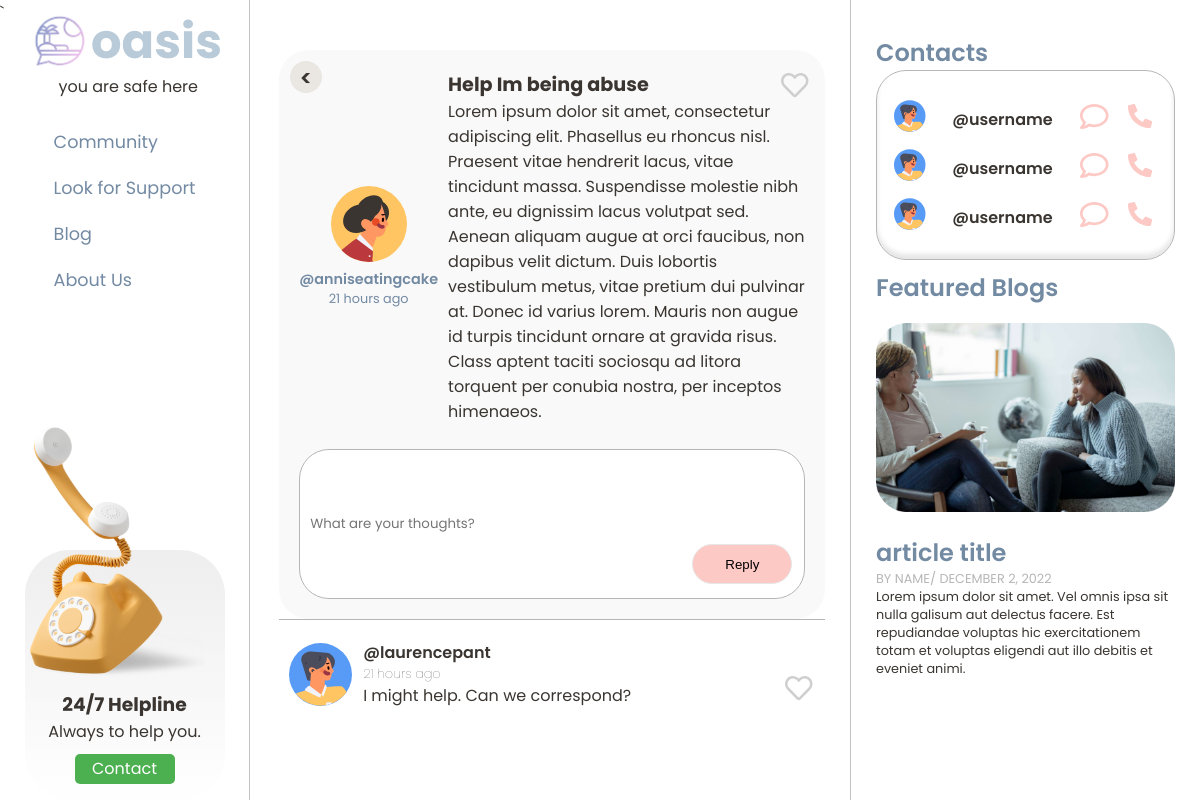
/post/1, run on the app's committed database.
### forum/models.py (models this page shows, shortened)
class Post(models.Model):
    category = models.ManyToManyField(Category, related_name="categories", blank=True)
    user = models.ForeignKey(ForumUser, on_delete=models.CASCADE, related_name="posts")
    title = models.CharField(max_length=90)
    content = models.TextField(blank=True)
    date = models.DateTimeField(auto_now_add=True)
    likes = models.ManyToManyField(ForumUser, related_name="likes", blank=True)
    def get_date(self):
        return humanize.naturaltime(self.date)
    class Meta:
        verbose_name = "Post"
        verbose_name_plural = "Posts"

class Comment(models.Model):
    post = models.ForeignKey(Post, on_delete=models.CASCADE, related_name='comments')
    user = models.ForeignKey(ForumUser, on_delete=models.CASCADE)
    body = models.TextField()
    created_on = models.DateTimeField(auto_now_add=True)
    active = models.BooleanField(default=False)
    class Meta:
        ordering = ['created_on']
    def get_date(self):
        return humanize.naturaltime(self.created_on)

### forum/views.py (the view)
# urls.py: path('post/<int:pk>', PostView.as_view(), name='post'),
class PostView(DetailView):
    model = Post
    template_name = "post.html"
    def get_context_data(self, **kwargs):
        context = super().get_context_data(**kwargs)
        post = context["object"]
        context['comments'] = Comment.objects.all().filter(post=post)
        context['hotlines'] = Hotline.objects.all()
        return context

### forum/templates/post.html (shortened to what this page needs)
{%  extends 'base.html' %}
{%  load static %}
{%  block content %}
<div class="main centered">
    <div class="rounded post-content-container ">
        <div class="post-top-container">
            <a id="back-button" href="{% url 'home' %}">
                <
            </a>
            <a href="#like" class="post-like-button">
                <img src="{%  static 'images/love.svg' %}">
            </a>
            <div class="post-author-container">
                <div class="post-author">
                    <div class="post-profile-pic-container">
                        <img class="post-profile-pic" src="{% static 'images/profile_pic_placeholder.svg' %}">
                    </div>
                    <div class="post-username">
                        @{{ post.user.username }}
                    </div>
                    <div class="post-time">
                        {{ post.get_date }}
                    </div>
                </div>
            </div>
            <div class="post-details-container">
                <div class="post-title-container">
                    <div class="post-title">{{ post.title }}</div>
                </div>
                <div class="post-text-container">
                    <p class="post-text">
                        {{ post.content }}
                    </p>
                </div>
            </div>
        </div>
        <br>
        <div class="post-bottom-container">
            <div class="post-comment-container">
                <div class="comment-box">
                    <form >
                        <label>
                            <input name="comment" class="rounded personal post-comment-input" type="text" placeholder="What are your thoughts?">
                        </label>
                        <button id="comment-submit-button" type="submit">Reply</button>
                    </form>
                </div>
            </div>
        </div>
    </div>
    <div class="replies-container">
        <div class="replies">
            {%  for comment in comments %}
            <div class="reply-container">
                <div class="reply">
                    <img src="{%  static 'images/profile1.svg' %}">
                    <div class="reply-text-container">
                        <div class="reply-author-container">
                            <div class="reply-author">
                                <div class="reply-author-username">@{{ comment.user.username }}</div>
                                <div class="reply-author-time">{{ comment.get_date}}</div>
                            </div>
                        </div>
                        <p class="reply-text">
                        {{ comment.body}}
                        </p>
                    </div>
                    <a href="#like" class=" reply-like-button">
                        <img src="{%  static 'images/love.svg' %}">
                    </a>
                </div>
            </div>
            {%  endfor %}
        </div>
    </div>
</div>
    <div class="right">
        {%  include 'contacts.html' %}
    </div>
{%  endblock %}

### forum/static/css/styles.css (style rules this page uses)
:root { --platinum: #eae7e2ff; --alice-blue: #d7e2e8ff; --beau-blue: #b9cbd9ff; --baby-pink: #fcc9c5ff; --misty-rose: #feddd8ff; --light-cyan: #cfe3e2ff; --text-color: #3A3530; --light-text: #B6B6B6; --poppins: 'Poppins', sans-serif; }
* { margin: 0; padding: 0; }
*, *::before, *::after { box-sizing: border-box; }
html { height: 100vh; }
body { background-color: white; color: var(--text-color); font-family: var(--poppins); display: flex; align-items: flex-start; justify-content: center; margin: 0; padding: 0; width: 100%; min-height: 100%; }
.right { display: flex; flex-direction: column; padding: 25px; border-left: 1px solid rgba(77, 77, 77, 0.35); position:fixed; width: 350px; height: 100%; right:0; top: 0; }
* a { text-decoration: inherit; color: var(--text-color); }
.rounded { border-radius: 30px; }
.personal { font-family: inherit; color:var(--light-text); border: solid 1px var(--light-text); }
.main { display:flex; flex-direction: column ; padding-left: 225px; padding-right: 325px; margin: 50px 50px; }
.post-title { font-weight: bold; }
.post-username { text-align: left; font-size: 0.9rem; font-weight: 600; }
.post-author { color: #738AA3; text-align: center; align-items: center; }
.post-time { font-size: .8rem; }
.comment-box .personal { width: 100%; height: 30px; padding: 5px 10px; }
.comment-box input { color:var(--text-color); }
.centered { display: flex; align-items: center; justify-content: center; }
.post-content-container { display: flex; position: relative; min-height: 270px; overflow-y:hidden; background-color: #F9F9F9; font-size: 1rem; flex-direction: column; justify-content: space-evenly ; min-width: 100%; padding: 20px; }
.post-top-container { width: 100%; display: flex; align-items: center; }
.post-bottom-container { width: 100%; }
.post-author-container { display: flex; align-items: center; }
.post-details-container { margin-left: 10px; flex-grow: 8; width: 100%; height: 100%; }
.post-comment-container { width: 100%; min-height: 150px; position: relative; }
.post-comment-input { min-height: 150px; text-align: start; background-color: white; }
.post-text { display: flex; flex-direction: column; width: 100%; height: 100%; font-size: 1rem; }
.post-title { font-size: 1.2rem; }
#comment-submit-button { position: absolute; bottom: 10%; right: 2.5%; width: 100px; height: 40px; background: var(--baby-pink); cursor: pointer; border: solid 1px #e7e6e6; border-radius: 28px; }
.replies-container { width: 100%; border-top: solid 1px var(--light-text); }
.reply-container { margin: 10px 0 }
.reply img { align-self: center; }
.reply { background-color: white; padding: 10px; border-radius: 30px; display: flex; align-items: flex-start; position: relative; }
.reply-author { display: inline-block; vertical-align: middle; }
.reply-text { display: flex; flex-direction: column; }
.reply-text-container { padding-left: 10px; align-items: start; }
.reply-author-username { font-weight: 600; }
.reply-author-time { color: rgb(75, 75, 75); font-weight: lighter; font-size: 0.8rem; }
.reply-like-button { position: absolute; bottom: 10px; right:12px; z-index: 10; }
.post-like-button { position: absolute; top:4%; right: 3%; z-index: 10; }
#back-button { background-color: var(--platinum); text-align: center; border-radius: 30px; height: 32px; width: 32px; position: absolute; top:2%; left:2%; font-weight: 600; font-size: 1.4rem; }

### data on the page
Post: user.username "anniseatingcake", get_date "21 hours ago", title "Help Im being abuse", content "Lorem ipsum dolor sit amet, consectetur adipiscing elit. Phasellus eu rhoncus nisl. Praesent vitae hendrerit lacus, vitae tincidunt massa. Suspendisse molestie nibh ante, eu dignissim lacus volutpat sed. Aenean aliquam augue at orci faucibus, non dapibus velit dictum. Duis lobortis vestibulum metus, vitae pretium dui pulvinar at. Donec id varius lorem. Mauris non augue id turpis tincidunt ornare at gravida risus. Class aptent taciti sociosqu ad litora torquent per conubia nostra, per inceptos himenaeos."
Comment: user.username "laurencepant", get_date "21 hours ago", body "I might help. Can we correspond?"
